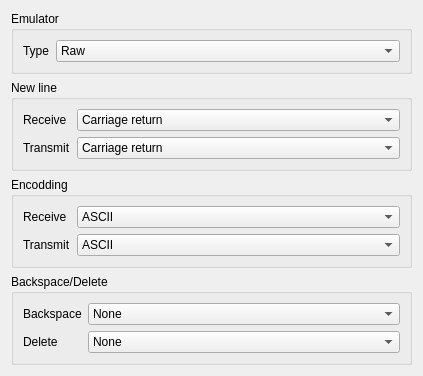
<?xml version="1.0" encoding="UTF-8"?>
<ui version="4.0">
 <class>ConfigTerminalEmulationWidget</class>
 <widget class="QWidget" name="ConfigTerminalEmulationWidget">
  <property name="geometry">
   <rect>
    <x>0</x>
    <y>0</y>
    <width>423</width>
    <height>352</height>
   </rect>
  </property>
  <property name="windowTitle">
   <string>Dialog</string>
  </property>
  <layout class="QGridLayout" name="gridLayout">
   <item row="1" column="0">
    <widget class="QGroupBox" name="groupBox">
     <property name="title">
      <string>New line</string>
     </property>
     <layout class="QFormLayout" name="formLayout_2">
      <item row="0" column="0">
       <widget class="QLabel" name="label">
        <property name="text">
         <string>Receive</string>
        </property>
       </widget>
      </item>
      <item row="1" column="0">
       <widget class="QLabel" name="label_2">
        <property name="text">
         <string>Transmit</string>
        </property>
       </widget>
      </item>
      <item row="0" column="1">
       <widget class="QComboBox" name="comboBox">
        <item>
         <property name="text">
          <string>Сarriage return</string>
         </property>
        </item>
        <item>
         <property name="text">
          <string>Line Feed</string>
         </property>
        </item>
        <item>
         <property name="text">
          <string>Сarriage return + Line feed</string>
         </property>
        </item>
        <item>
         <property name="text">
          <string>Automatic</string>
         </property>
        </item>
       </widget>
      </item>
      <item row="1" column="1">
       <widget class="QComboBox" name="comboBox_2">
        <item>
         <property name="text">
          <string>Сarriage return</string>
         </property>
        </item>
        <item>
         <property name="text">
          <string>Line feed</string>
         </property>
        </item>
        <item>
         <property name="text">
          <string>Сarriage return + Line feed</string>
         </property>
        </item>
       </widget>
      </item>
     </layout>
    </widget>
   </item>
   <item row="2" column="0">
    <widget class="QGroupBox" name="groupBox_2">
     <property name="title">
      <string>Encodding</string>
     </property>
     <layout class="QFormLayout" name="formLayout_3">
      <item row="0" column="0">
       <widget class="QLabel" name="label_3">
        <property name="text">
         <string>Receive</string>
        </property>
       </widget>
      </item>
      <item row="0" column="1">
       <widget class="QComboBox" name="comboBox_3">
        <item>
         <property name="text">
          <string>ASCII</string>
         </property>
        </item>
        <item>
         <property name="text">
          <string>UTF-8</string>
         </property>
        </item>
       </widget>
      </item>
      <item row="1" column="0">
       <widget class="QLabel" name="label_4">
        <property name="text">
         <string>Transmit</string>
        </property>
       </widget>
      </item>
      <item row="1" column="1">
       <widget class="QComboBox" name="comboBox_4">
        <item>
         <property name="text">
          <string>ASCII</string>
         </property>
        </item>
        <item>
         <property name="text">
          <string>UTF-8</string>
         </property>
        </item>
       </widget>
      </item>
     </layout>
    </widget>
   </item>
   <item row="3" column="0">
    <widget class="QGroupBox" name="groupBox_5">
     <property name="title">
      <string>Backspace/Delete</string>
     </property>
     <layout class="QFormLayout" name="formLayout_6">
      <item row="0" column="0">
       <widget class="QLabel" name="label_9">
        <property name="text">
         <string>Backspace</string>
        </property>
       </widget>
      </item>
      <item row="0" column="1">
       <widget class="QComboBox" name="comboBox_6">
        <item>
         <property name="text">
          <string>None</string>
         </property>
        </item>
        <item>
         <property name="text">
          <string>CTRL-H</string>
         </property>
        </item>
        <item>
         <property name="text">
          <string>Backspace</string>
         </property>
        </item>
        <item>
         <property name="text">
          <string>Delete</string>
         </property>
        </item>
       </widget>
      </item>
      <item row="1" column="0">
       <widget class="QLabel" name="label_10">
        <property name="text">
         <string>Delete</string>
        </property>
       </widget>
      </item>
      <item row="1" column="1">
       <widget class="QComboBox" name="comboBox_7">
        <item>
         <property name="text">
          <string>None</string>
         </property>
        </item>
        <item>
         <property name="text">
          <string>CTRL-H</string>
         </property>
        </item>
        <item>
         <property name="text">
          <string>Backspace</string>
         </property>
        </item>
        <item>
         <property name="text">
          <string>Delete</string>
         </property>
        </item>
       </widget>
      </item>
     </layout>
    </widget>
   </item>
   <item row="0" column="0">
    <widget class="QGroupBox" name="groupBox_4">
     <property name="title">
      <string>Emulator</string>
     </property>
     <layout class="QFormLayout" name="formLayout">
      <item row="0" column="0">
       <widget class="QLabel" name="label_5">
        <property name="text">
         <string>Type</string>
        </property>
       </widget>
      </item>
      <item row="0" column="1">
       <widget class="QComboBox" name="comboBox_5">
        <item>
         <property name="text">
          <string>Raw</string>
         </property>
        </item>
        <item>
         <property name="text">
          <string>VT1xx</string>
         </property>
        </item>
        <item>
         <property name="text">
          <string>X-Term</string>
         </property>
        </item>
       </widget>
      </item>
     </layout>
    </widget>
   </item>
  </layout>
 </widget>
 <resources/>
 <connections/>
</ui>
